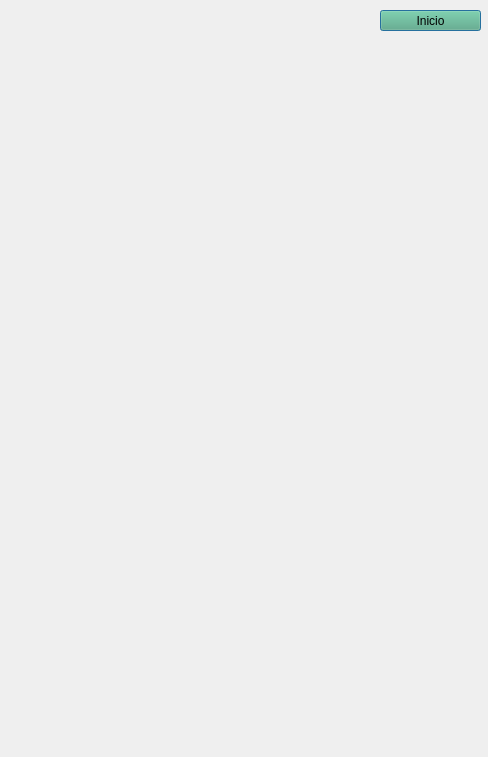
<?xml version="1.0" encoding="UTF-8"?>
<ui version="4.0">
 <class>Dialog</class>
 <widget class="QDialog" name="Dialog">
  <property name="geometry">
   <rect>
    <x>0</x>
    <y>0</y>
    <width>488</width>
    <height>757</height>
   </rect>
  </property>
  <property name="windowTitle">
   <string>Dialog</string>
  </property>
  <widget class="QLabel" name="label_7">
   <property name="geometry">
    <rect>
     <x>0</x>
     <y>0</y>
     <width>491</width>
     <height>761</height>
    </rect>
   </property>
   <property name="text">
    <string/>
   </property>
   <property name="pixmap">
    <pixmap>source/Portada.png</pixmap>
   </property>
   <property name="scaledContents">
    <bool>true</bool>
   </property>
  </widget>
  <widget class="QPushButton" name="CambiarSegundaPagina">
   <property name="geometry">
    <rect>
     <x>380</x>
     <y>10</y>
     <width>101</width>
     <height>21</height>
    </rect>
   </property>
   <property name="styleSheet">
    <string notr="true">color: rgb(80, 170, 120);
background-color: rgb(86, 170, 124);
color: rgb(0, 0, 0);</string>
   </property>
   <property name="text">
    <string>Inicio</string>
   </property>
  </widget>
 </widget>
 <resources/>
 <connections/>
</ui>
